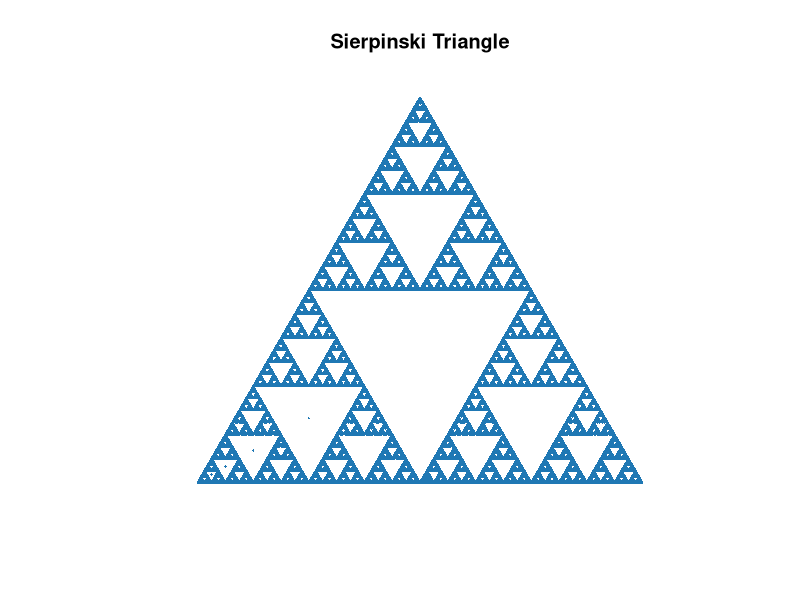

Source code (R):
# Run this file in VS Code:
# Click the Run Source (play) button in the editor toolbar to run the whole file.
# If needed, open the Command Palette (Ctrl+Shift+P) and choose "R: Create R Terminal".
# Or run source("sierpinski.R") in the R terminal from this folder.
# The script draws a Sierpinski triangle using base R (no extra packages needed).

set.seed(42)

vertices <- rbind(
  c(0, 0),
  c(1, 0),
  c(0.5, sqrt(3) / 2)
)

iterations <- 250000L
coords <- matrix(0, nrow = iterations, ncol = 2)
current <- c(0.5, sqrt(3) / 6)

for (i in seq_len(iterations)) {
  vertex <- vertices[sample.int(nrow(vertices), 1L), ]
  current <- (current + vertex) / 2
  coords[i, ] <- current
}

plot(
  coords[, 1],
  coords[, 2],
  pch = 16,
  cex = 0.3,
  col = "#1f78b4",
  asp = 1,
  axes = FALSE,
  xlab = "",
  ylab = "",
  main = "Sierpinski Triangle",
  xlim = c(0, 1),
  ylim = c(0, sqrt(3) / 2)
)
